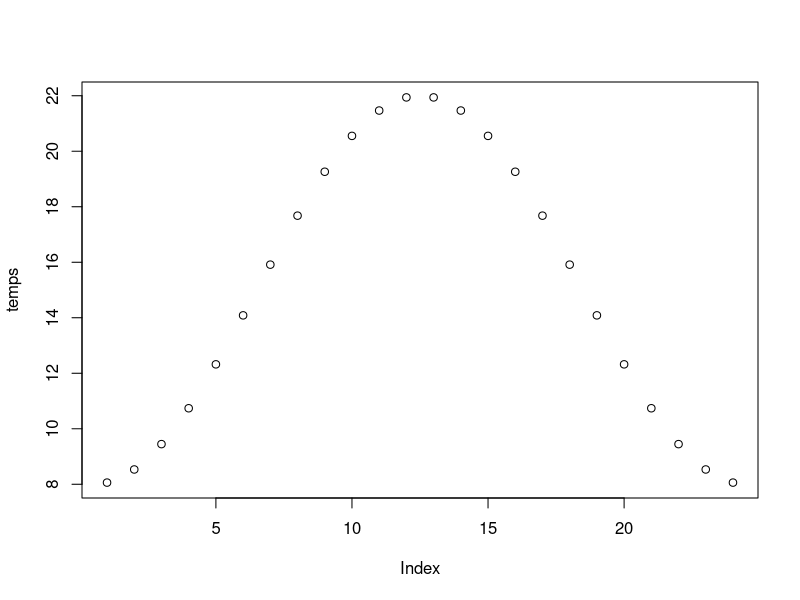

This chart was generated by the following R code: (Note: this script raises an error after producing the figure.)
## delta well 
n.days <- 24
temps <- 15 + 7 * sin(2 * pi * (1:n.days - 6.50) / n.days)
plot(temps)
temps[1] == temps[24]
temps[1]
temps[24]

# cbind issue
cbind(as.character(raw.data$date[cut.off.series[1:n.time.steps.1 %% 2 != 0]]), 
      wt.data)
